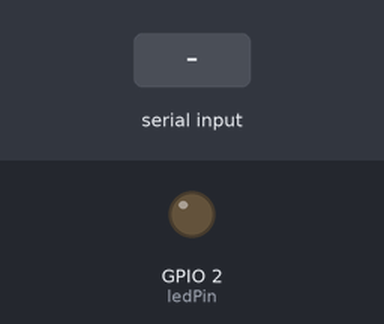
This sketch was run on a simulated ESP32. Parts: output pins drawn as LEDs (lit = HIGH). Inputs (shaded band) come from the test bench. Nothing arrives over Bluetooth unless stated; what the sketch prints to the serial monitor is not drawn.

Above: at 1.2 s.
1.3 s: "D2:1\n" received over the second serial link
At 1.8 s:
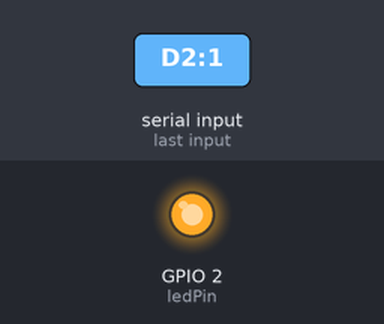
2.8 s: "D2:0\n" received over the second serial link
At 3.3 s:
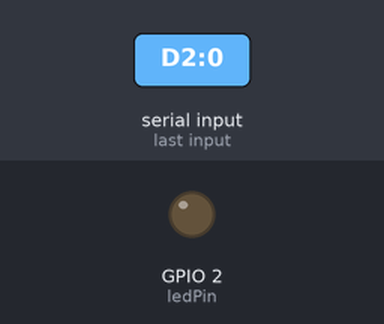
Timing chart, 0 to 5.8 s (numbered marks = the images above; inputs shaded):
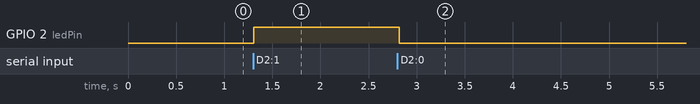

The sketch:

my_first_app_toArduino.ino
```cpp
#include "BluetoothSerial.h"

BluetoothSerial SerialBT;
const int ledPin = 2;

void setup() {
  Serial.begin(115200);
  pinMode(ledPin, OUTPUT);
  digitalWrite(ledPin, LOW);

  if(!SerialBT.begin("ESP32_LED", true)){
    Serial.println("❌ فشل تهيئة البلوتوث!");
    while(1);
  }

  SerialBT.setPin("1234", 4); // التعديل هنا

  Serial.println("✅ البلوتوث جاهز، يمكنك الاتصال الآن...");
}

void loop() {
  if (SerialBT.available()) {
    String command = SerialBT.readStringUntil('\n');
    command.trim();

    Serial.print("📩 تم استلام الأمر: ");
    Serial.println(command);

    if (command == "D2:1") {
      digitalWrite(ledPin, HIGH);
      SerialBT.println("💡 LED ON");
      Serial.println("LED ON");
    }
    else if (command == "D2:0") {
      digitalWrite(ledPin, LOW);
      SerialBT.println("💤 LED OFF");
      Serial.println("LED OFF");
    }
    else {
      SerialBT.println("❓ أمر غير معروف");
    }
  }

  delay(20);
}
```

Measured:
- after the input at 1.3 s, GPIO 2 (ledPin): LOW → HIGH at once
- after the input at 2.8 s, GPIO 2 (ledPin): HIGH → LOW at once
